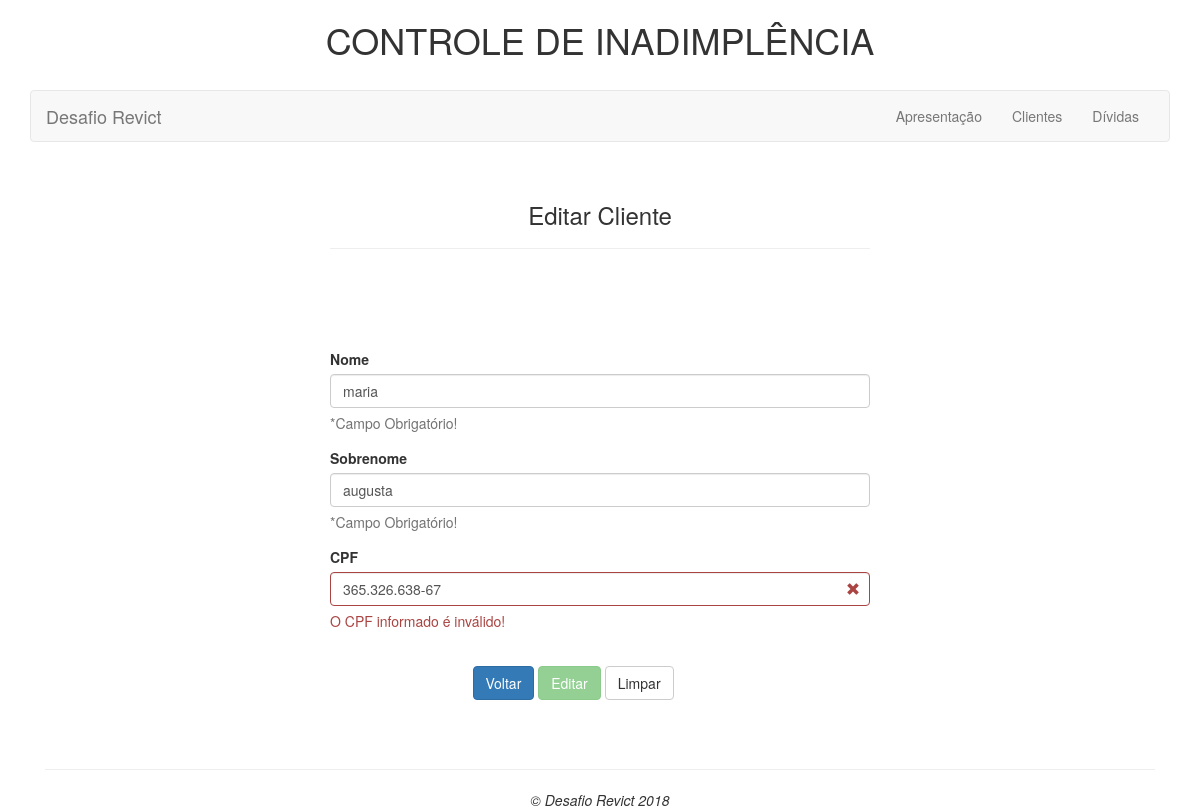
Page /cliente/edit/91 on the committed database.
### tables this page shows
CREATE TABLE IF NOT EXISTS `clientes` (
  `id` int(11) NOT NULL,
  `nome` varchar(255) NOT NULL,
  `sobrenome` varchar(255) NOT NULL,
  `cpf` varchar(255) NOT NULL,
  `created_at` timestamp NULL DEFAULT CURRENT_TIMESTAMP,
  `updated_at` timestamp NULL DEFAULT CURRENT_TIMESTAMP ON UPDATE CURRENT_TIMESTAMP
);

### controllers/cliente.php (called while the page is built, shortened)
<?php
require_once ('../models/cliente.php');
require_once ('../daos/cliente.php');
class ClienteController extends Controller{
  private $clienteDAO;
  public function __construct(){
    $this->clienteDAO = new ClienteDAO();
  }
  public function edit($id){
    $cliente = $this->clienteDAO->getCliente($id);
    $this->view('edit');
  }
}
?>

### dispatcher.php (called while the page is built, shortened)
<?php
class Dispatcher
{
    public function dispatch(){
        $this->request = new Request();
        $controller = $this->loadController();
        call_user_func_array([$controller, $this->request->action], $this->request->params);
    }
    public function loadController(){
        $controller = new $name();
        return $controller;
    }
}
?>

### public_html/index.php (called while the page is built, shortened)
<?php
require(ROOT.'dispatcher.php');
$dispatcher = new Dispatcher();
$dispatcher->dispatch();
?>

### daos/database.php (called while the page is built, shortened)
<?php
class Database {
  private static $host = "localhost";
  private static $username = "root";
  private static $password = "";
  private static $database = "desafiorevict";
  private static $conexao = null;
  public static function getConexao(){
    if (is_null(self::$conexao)){
      self::$conexao = new PDO("mysql:host=".self::$host.";dbname=".self::$database
                               .";charset=utf8", self::$username, self::$password,
                               array(PDO::MYSQL_ATTR_INIT_COMMAND => "SET NAMES 'utf8'"));
    }
    return self::$conexao;
  }
}
?>

### daos/cliente.php (called while the page is built, shortened)
<?php
require_once "database.php";
class ClienteDAO{
  public function getCliente($id){
    $sql = "SELECT * FROM clientes WHERE id =" . $id;
    $stmt = Database::getConexao()->prepare($sql);
    $stmt->setFetchMode(PDO::FETCH_CLASS, 'Cliente');
    $stmt->execute();
    $cliente = $stmt->fetch();
    $cliente->setDividas($this->getAllDividasOfCliente($id));
    return $cliente;
  }
  private function getAllDividasOfCliente($id_cliente){
    $sql = "SELECT * FROM dividas WHERE cliente_id =" . $id_cliente;
    $stmt = Database::getConexao()->prepare($sql);
    $stmt->setFetchMode(PDO::FETCH_CLASS, 'Divida');
    $stmt->execute();
    $dividas = $stmt->fetchAll();
    if(count($dividas)>0){
      return $dividas;
    }
    return null;
  }
}
?>

### models/cliente.php (called while the page is built, shortened)
<?php
class Cliente {
  private $nome;
  private $sobrenome;
  private $cpf;
  public function getNome(){
    return $this->nome;
  }
  public function getSobrenome(){
    return $this->sobrenome;
  }
  public function getCpf(){
    return $this->cpf;
  }
}
?>

### views/cliente/edit.php (the view, shortened to what this page needs)
<div class="row">
    <div class="col-md-6 col-md-offset-3">
        <br><h3 class="text-center">Editar Cliente</h3><hr><br><br>
        <br><br>
        <form method="POST" action="<?= BASE_URL ?>cliente/update/<?= $id_cliente ?>"
                data-toggle="validator" id="cpf_form" role="form">
            <div class="form-group">
            <label for="nome">Nome</label>
            <input type="text" name="nome" class="form-control nome" id="nome"
            value="<?= isset($cliente) ? $cliente->getNome() : '' ?>" required>
            <div class="help-block with-errors">*Campo Obrigatório!</div>
            </div>
            <div class="form-group">
            <label for="nome">Sobrenome</label>
            <input type="text" name="sobrenome" class="form-control nome" id="sobrenome"
            value="<?= isset($cliente) ? $cliente->getSobrenome() : '' ?>" required>
            <div class="help-block with-errors">*Campo Obrigatório!</div>
            </div>
            <div class="form-group has-feedback">
            <label for="cpf">CPF</label>
            <input type="text" name="cpf" class="form-control cpf" id="cpf" data-remote="<?= BASE_URL ?>validation/cpf"
            data-error="O CPF informado é inválido!" value="<?= isset($cliente) ? $cliente->getCpf() : '' ?>" required>
            <div class="help-block with-errors">*Campo Obrigatório!</div>
            </div>
            <br>
            <div class="row">
            <div class="form-group col-md-6 col-md-offset-3">
                <a href="<?= BASE_URL ?>cliente/index" class="btn btn-primary">Voltar</a>
                <input type="submit" class="btn btn-success" value="Editar">
                <input type="reset" class="btn btn-default" value="Limpar">
            </div>
            </div>
        </form>
    </div>
</div>

### assets/css/style.css (style rules this page uses)
* { box-sizing: border-box; }

### rows in the picture
clientes: nome "maria", sobrenome "augusta", cpf "365.326.638-67"
